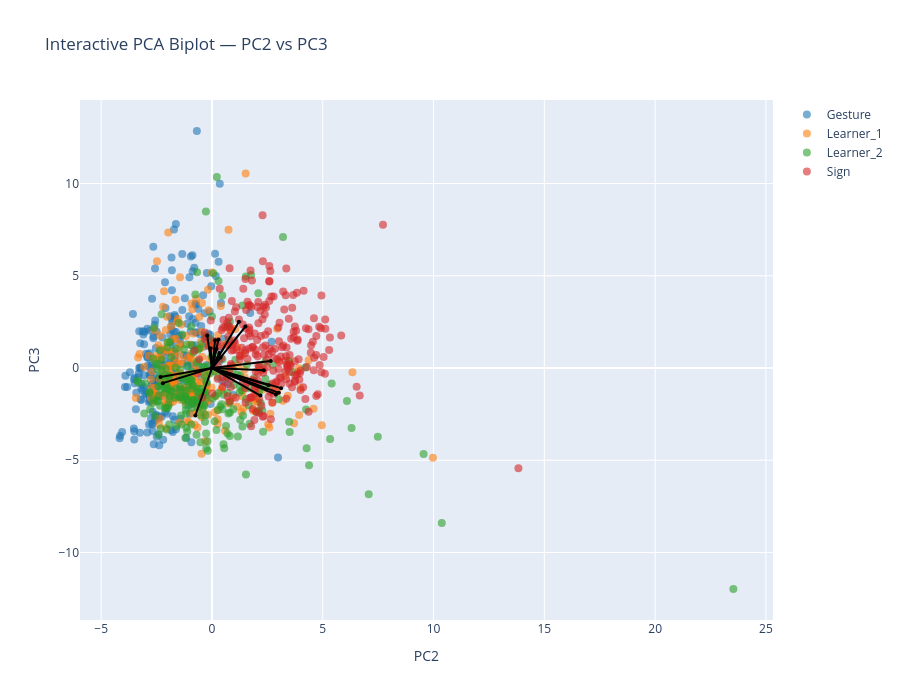

Notebook code for this chart:
### Markdown cell above
## PC2-PC3

### Code cell
interactive_PCA_biplot(score=x_new_GS, 
                       coeff=loadings_GS, 
                       labels=feature_names, 
                       y=y, 
                       selected_vars=selected_vars, 
                       pc_x=2, 
                       pc_y=3,
                       concepts = concepts,
                       le=le,
                       show_labels=False)

### Figure 1 — Plotly figure (JSON) as saved in the notebook; plotly's stock layout.template omitted (floating-point values rounded to 4 significant figures; data arrays with more than 128 entries replaced by an {"elided": "..."} marker saying what was removed)
{"data": [{"hoverinfo": "text", "marker": {"color": "#1f77b4", "opacity": 0.6, "size": 8}, "mode": "markers", "name": "Gesture", "showlegend": true, "text": {"elided": "248 str values"}, "type": "scatter", "x": {"elided": "248 float values"}, "y": {"elided": "248 float values"}}, {"hoverinfo": "text", "marker": {"color": "#ff7f0e", "opacity": 0.6, "size": 8}, "mode": "markers", "name": "Learner_1", "showlegend": true, "text": {"elided": "244 str values"}, "type": "scatter", "x": {"elided": "244 float values"}, "y": {"elided": "244 float values"}}, {"hoverinfo": "text", "marker": {"color": "#2ca02c", "opacity": 0.6, "size": 8}, "mode": "markers", "name": "Learner_2", "showlegend": true, "text": {"elided": "240 str values"}, "type": "scatter", "x": {"elided": "240 float values"}, "y": {"elided": "240 float values"}}, {"hoverinfo": "text", "marker": {"color": "#d62728", "opacity": 0.6, "size": 8}, "mode": "markers", "name": "Sign", "showlegend": true, "text": {"elided": "239 str values"}, "type": "scatter", "x": {"elided": "239 float values"}, "y": {"elided": "239 float values"}}, {"hoverinfo": "text", "hovertext": "gross__variability__arm_speed_Gstd", "line": {"color": "black"}, "marker": {"size": 4}, "mode": "lines+markers", "showlegend": false, "textposition": "top center", "type": "scatter", "x": [0, 0.1393], "y": [0, 1.499]}, {"hoverinfo": "text", "hovertext": "gross__magnitude__arm_speed_peak_mean", "line": {"color": "black"}, "marker": {"size": 4}, "mode": "lines+markers", "showlegend": false, "textposition": "top center", "type": "scatter", "x": [0, 0.2937], "y": [0, 1.55]}, {"hoverinfo": "text", "hovertext": "gross__rhythm__arm_speed_mod_depth", "line": {"color": "black"}, "marker": {"size": 4}, "mode": "lines+markers", "showlegend": false, "textposition": "top center", "type": "scatter", "x": [0, 0.3871], "y": [0, 0.575]}, {"hoverinfo": "text", "hovertext": "gross__magnitude__arm_acc_Gmean", "line": {"color": "black"}, "marker": {"size": 4}, "mode": "lines+markers", "showlegend": false, "textposition": "top center", "type": "scatter", "x": [0, 1.217], "y": [0, 2.5]}, {"hoverinfo": "text", "hovertext": "gross__variability__arm_acc_Gstd", "line": {"color": "black"}, "marker": {"size": 4}, "mode": "lines+markers", "showlegend": false, "textposition": "top center", "type": "scatter", "x": [0, -0.05786], "y": [0, 1.066]}, {"hoverinfo": "text", "hovertext": "gross__magnitude__arm_acc_peak_mean", "line": {"color": "black"}, "marker": {"size": 4}, "mode": "lines+markers", "showlegend": false, "textposition": "top center", "type": "scatter", "x": [0, 0.2004], "y": [0, 1.025]}, {"hoverinfo": "text", "hovertext": "gross__rhythm__arm_acc_mod_depth", "line": {"color": "black"}, "marker": {"size": 4}, "mode": "lines+markers", "showlegend": false, "textposition": "top center", "type": "scatter", "x": [0, 0.328], "y": [0, 0.8186]}, {"hoverinfo": "text", "hovertext": "gross__rhythm__arm_speed_sampen", "line": {"color": "black"}, "marker": {"size": 4}, "mode": "lines+markers", "showlegend": false, "textposition": "top center", "type": "scatter", "x": [0, 1.509], "y": [0, 2.243]}, {"hoverinfo": "text", "hovertext": "gross__smoothness__arm_intermittency", "line": {"color": "black"}, "marker": {"size": 4}, "mode": "lines+markers", "showlegend": false, "textposition": "top center", "type": "scatter", "x": [0, -2.325], "y": [0, -0.493]}, {"hoverinfo": "text", "hovertext": "gross__rhythm__band1_band_power_totalarm", "line": {"color": "black"}, "marker": {"size": 4}, "mode": "lines+markers", "showlegend": false, "textposition": "top center", "type": "scatter", "x": [0, -0.7506], "y": [0, -2.572]}, {"hoverinfo": "text", "hovertext": "gross__magnitude__bbmv_arms_total", "line": {"color": "black"}, "marker": {"size": 4}, "mode": "lines+markers", "showlegend": false, "textposition": "top center", "type": "scatter", "x": [0, -0.2172], "y": [0, 1.765]}, {"hoverinfo": "text", "hovertext": "fine__handshape__fingertip_spread_mean", "line": {"color": "black"}, "marker": {"size": 4}, "mode": "lines+markers", "showlegend": false, "textposition": "top center", "type": "scatter", "x": [0, 3.119], "y": [0, -1.091]}, {"hoverinfo": "text", "hovertext": "fine__variability__fingertip_spread_std", "line": {"color": "black"}, "marker": {"size": 4}, "mode": "lines+markers", "showlegend": false, "textposition": "top center", "type": "scatter", "x": [0, 2.884], "y": [0, -1.431]}, {"hoverinfo": "text", "hovertext": "fine__handshape__thumb_index_mean", "line": {"color": "black"}, "marker": {"size": 4}, "mode": "lines+markers", "showlegend": false, "textposition": "top center", "type": "scatter", "x": [0, 3.017], "y": [0, -1.348]}, {"hoverinfo": "text", "hovertext": "fine__variability__thumb_index_std", "line": {"color": "black"}, "marker": {"size": 4}, "mode": "lines+markers", "showlegend": false, "textposition": "top center", "type": "scatter", "x": [0, 2.445], "y": [0, -1.166]}, {"hoverinfo": "text", "hovertext": "fine__handshape__mcp_tip_mean", "line": {"color": "black"}, "marker": {"size": 4}, "mode": "lines+markers", "showlegend": false, "textposition": "top center", "type": "scatter", "x": [0, 2.185], "y": [0, -1.496]}, {"hoverinfo": "text", "hovertext": "fine__variability__handshape_variability", "line": {"color": "black"}, "marker": {"size": 4}, "mode": "lines+markers", "showlegend": false, "textposition": "top center", "type": "scatter", "x": [0, 2.555], "y": [0, -0.9401]}, {"hoverinfo": "text", "hovertext": "fine__magnitude__flexion_speed_mean", "line": {"color": "black"}, "marker": {"size": 4}, "mode": "lines+markers", "showlegend": false, "textposition": "top center", "type": "scatter", "x": [0, 2.649], "y": [0, 0.3786]}, {"hoverinfo": "text", "hovertext": "fine__variability__flexion_speed_std", "line": {"color": "black"}, "marker": {"size": 4}, "mode": "lines+markers", "showlegend": false, "textposition": "top center", "type": "scatter", "x": [0, 2.339], "y": [0, -0.1234]}, {"hoverinfo": "text", "hovertext": "fine__smoothness__flexion_intermittency", "line": {"color": "black"}, "marker": {"size": 4}, "mode": "lines+markers", "showlegend": false, "textposition": "top center", "type": "scatter", "x": [0, -2.218], "y": [0, -0.8194]}], "layout": {"height": 700, "hovermode": "closest", "title": {"text": "Interactive PCA Biplot — PC2 vs PC3"}, "width": 900, "xaxis": {"title": {"text": "PC2"}}, "yaxis": {"title": {"text": "PC3"}}}}
